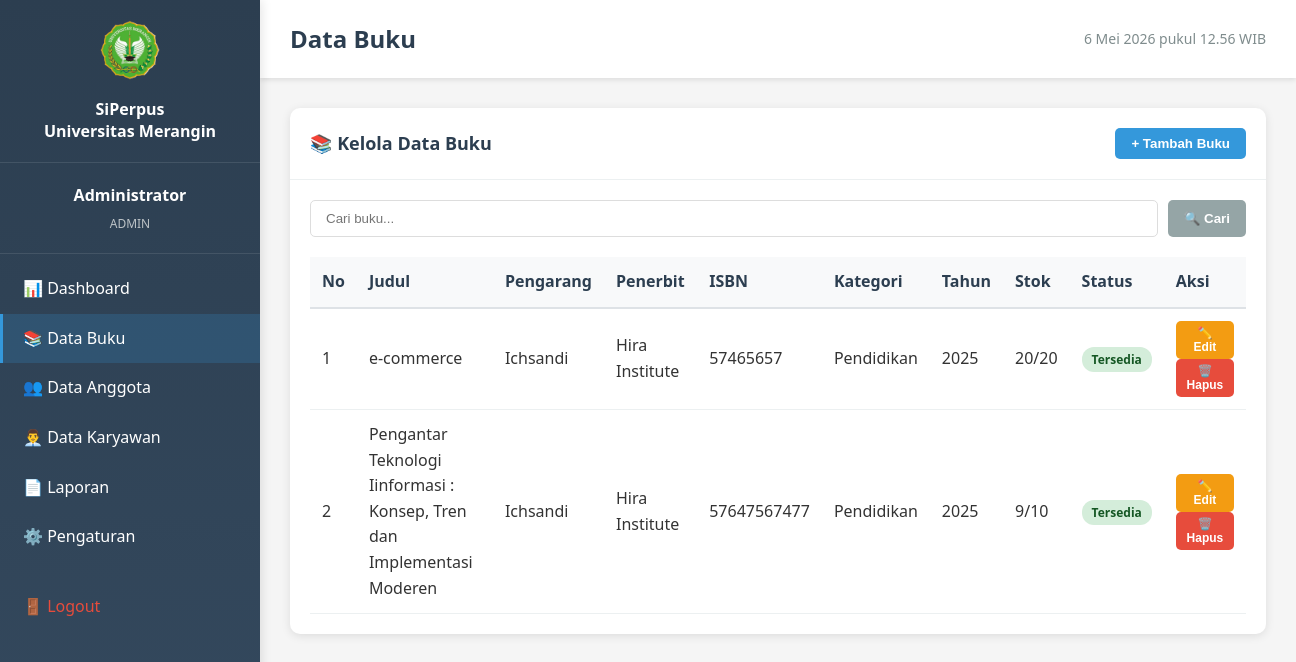
The page /admin/data-buku.php (signed in) on the database its author committed.
### tables this page shows
CREATE TABLE `buku` (
  `id_buku` int(11) NOT NULL,
  `judul` varchar(200) NOT NULL,
  `pengarang` varchar(100) DEFAULT NULL,
  `penerbit` varchar(100) DEFAULT NULL,
  `isbn` varchar(20) DEFAULT NULL,
  `kategori` varchar(50) DEFAULT NULL,
  `tahun_terbit` year(4) DEFAULT NULL,
  `jumlah_total` int(11) NOT NULL,
  `jumlah_tersedia` int(11) NOT NULL,
  `status` enum('tersedia','dipinjam','rusak') DEFAULT 'tersedia',
  `created_at` timestamp NOT NULL DEFAULT current_timestamp()
);

### config/database.php (called while the page is built, shortened)
<?php
$conn = mysqli_connect(DB_HOST, DB_USER, DB_PASS, DB_NAME);
mysqli_set_charset($conn, "utf8");
function query($sql) {
    global $conn;
    $result = mysqli_query($conn, $sql);
    return $result;
}
?>

### admin/data-buku.php (the view, shortened to what this page needs)
<?php
require_once '../config/database.php';
$keyword = isset($_GET['keyword']) ? escape($_GET['keyword']) : '';
$where = $keyword ? "WHERE judul LIKE '%$keyword%' OR pengarang LIKE '%$keyword%' OR kategori LIKE '%$keyword%'" : '';
$buku_list = query("SELECT * FROM buku $where ORDER BY judul ASC");
include '../includes/header.php';
?>
<div class="card">
    <div class="card-header">
        <div class="header-flex">
            <h3>📚 Kelola Data Buku</h3>
            <button class="btn btn-primary" onclick="showModal('addModal')">+ Tambah Buku</button>
        </div>
    </div>
    <div class="card-body">
        <div class="search-box">
            <form method="GET" action="">
                <input type="text" name="keyword" placeholder="Cari buku..." value="<?php echo $keyword; ?>">
                <button type="submit" class="btn btn-secondary">🔍 Cari</button>
            </form>
        </div>
        <table class="table">
            <thead>
                <tr>
                    <th>No</th>
                    <th>Judul</th>
                    <th>Pengarang</th>
                    <th>Penerbit</th>
                    <th>ISBN</th>
                    <th>Kategori</th>
                    <th>Tahun</th>
                    <th>Stok</th>
                    <th>Status</th>
                    <th>Aksi</th>
                </tr>
            </thead>
            <tbody>
                <?php
                $no = 1;
                while($row = mysqli_fetch_assoc($buku_list)):
                ?>
                <tr>
                    <td><?php echo $no++; ?></td>
                    <td><?php echo $row['judul']; ?></td>
                    <td><?php echo $row['pengarang']; ?></td>
                    <td><?php echo $row['penerbit']; ?></td>
                    <td><?php echo $row['isbn']; ?></td>
                    <td><?php echo $row['kategori']; ?></td>
                    <td><?php echo $row['tahun_terbit']; ?></td>
                    <td><?php echo $row['jumlah_tersedia'] . '/' . $row['jumlah_total']; ?></td>
                    <td>
                        <?php if ($row['jumlah_tersedia'] > 0): ?>
                            <span class="badge badge-success">Tersedia</span>
                        <?php else: ?>
                            <span class="badge badge-danger">Dipinjam</span>
                        <?php endif; ?>
                    </td>
                    <td>
                        <button class="btn btn-sm btn-warning" onclick='editBuku(<?php echo json_encode($row); ?>)'>✏️ Edit</button>
                        <button class="btn btn-sm btn-danger" onclick="deleteBuku(<?php echo $row['id_buku']; ?>, '<?php echo addslashes($row['judul']); ?>')">🗑️ Hapus</button>
                    </td>
                </tr>
                <?php endwhile; ?>
            </tbody>
        </table>
    </div>
</div>
<?php include '../includes/footer.php'; ?>

### assets/css/style.css (style rules this page uses)
* { margin: 0; padding: 0; box-sizing: border-box; }
body { font-family: "Segoe UI", Tahoma, Geneva, Verdana, sans-serif; line-height: 1.6; color: #333; background-color: #f5f5f5; }
.btn { padding: 12px 30px; text-decoration: none; border-radius: 5px; font-weight: 600; transition: all 0.3s; display: inline-block; }
.btn-primary { background-color: #fff; color: #34495e; border: 2px solid transparent; }
.btn-secondary { background-color: transparent; color: white; border: 2px solid white; }

### assets/css/dashboard.css (style rules this page uses)
.card { background: white; border-radius: 10px; box-shadow: 0 2px 10px rgba(0, 0, 0, 0.1); margin-bottom: 20px; }
.card-header { padding: 20px; border-bottom: 1px solid #ecf0f1; }
.card-header h3 { margin: 0; color: #2c3e50; font-size: 18px; }
.header-flex { display: flex; justify-content: space-between; align-items: center; }
.card-body { padding: 20px; }
.table { width: 100%; border-collapse: collapse; margin-top: 15px; }
.table thead { background-color: #f8f9fa; }
.table th { padding: 12px; text-align: left; font-weight: 600; color: #2c3e50; border-bottom: 2px solid #dee2e6; }
.table td { padding: 12px; border-bottom: 1px solid #ecf0f1; }
.badge { padding: 4px 10px; border-radius: 12px; font-size: 12px; font-weight: 600; }
.badge-success { background-color: #d4edda; color: #155724; }
.btn { padding: 8px 16px; border-radius: 5px; border: none; cursor: pointer; font-weight: 600; transition: all 0.3s; text-decoration: none; display: inline-block; }
.btn-primary { background-color: #3498db; color: white; }
.btn-secondary { background-color: #95a5a6; color: white; }
.btn-warning { background-color: #f39c12; color: white; }
.btn-danger { background-color: #e74c3c; color: white; }
.btn-sm { padding: 5px 10px; font-size: 12px; }
.search-box, .filter-box { margin-bottom: 20px; }
.search-box form, .filter-box .filter-form { display: flex; gap: 10px; }
.search-box input, .filter-box input, .filter-box select { padding: 10px 15px; border: 1px solid #ddd; border-radius: 5px; flex: 1; }

### rows shown on the page
buku: judul "e-commerce", pengarang "Ichsandi", penerbit "Hira Institute", isbn "57465657", kategori "Pendidikan", tahun_terbit "2025", jumlah_tersedia "20", jumlah_total "20", shows "Tersedia"
buku: judul "Pengantar Teknologi Iinformasi : Konsep, Tren dan Implementasi Moderen", pengarang "Ichsandi", penerbit "Hira Institute", isbn "57647567477", kategori "Pendidikan", tahun_terbit "2025", jumlah_tersedia "9", jumlah_total "10", shows "Tersedia"

### other values the page prints
$_SESSION['nama_lengkap'] "Administrator"
$_SESSION['role'] "ADMIN"
$page_title "Data Buku"
